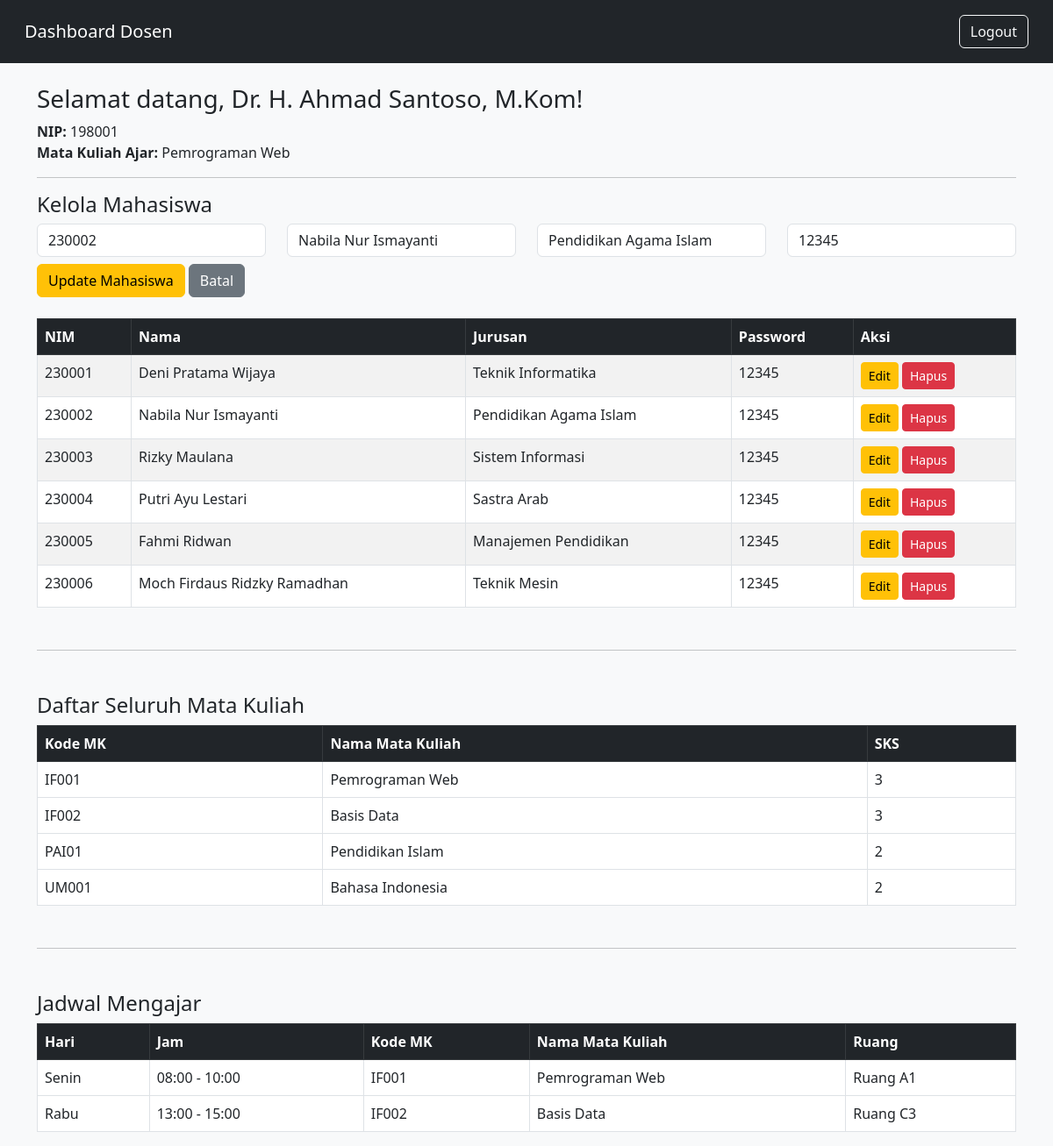
Page /dashboard-dosen.php?edit=230002 (signed in) on the committed database.
### tables this page shows
CREATE TABLE `dosen` (
  `nip` varchar(10) NOT NULL,
  `nama` varchar(100) DEFAULT NULL,
  `matkul_ajar` varchar(100) DEFAULT NULL,
  `password` varchar(255) DEFAULT NULL
);

CREATE TABLE `mahasiswa` (
  `nim` varchar(10) NOT NULL,
  `nama` varchar(100) DEFAULT NULL,
  `jurusan` varchar(100) DEFAULT NULL,
  `alamat` text DEFAULT NULL,
  `password` varchar(255) DEFAULT NULL
);

CREATE TABLE `matakuliah` (
  `kode_mk` varchar(10) NOT NULL,
  `nama_mk` varchar(100) DEFAULT NULL,
  `sks` int(11) DEFAULT NULL
);

CREATE TABLE `jadwal` (
  `id_jadwal` int(11) NOT NULL,
  `kode_mk` varchar(10) DEFAULT NULL,
  `nip` varchar(10) DEFAULT NULL,
  `nama_dosen` varchar(30) DEFAULT NULL,
  `hari` varchar(20) DEFAULT NULL,
  `jam_mulai` time DEFAULT NULL,
  `jam_selesai` time DEFAULT NULL,
  `ruang` varchar(50) DEFAULT NULL
);

### dashboard-dosen.php (the view, shortened to what this page needs)
<?php
include 'config/koneksi.php';
$dosen = $conn->query("SELECT * FROM dosen WHERE nip='" . $_SESSION['id'] . "'")->fetch_assoc();
$editData = null;
if (isset($_GET['edit'])) {
  $editData = $conn->query("SELECT * FROM mahasiswa WHERE nim='" . $_GET['edit'] . "'")->fetch_assoc();
}
?>
<!DOCTYPE html>
<html>
<head>
  <link href="https://cdn.jsdelivr.net/npm/bootstrap@5.3.0/dist/css/bootstrap.min.css" rel="stylesheet">
  <link rel="stylesheet" href="style.css">
</head>
<body>
<nav class="navbar navbar-dark bg-dark p-3">
  <div class="container-fluid">
    <span class="navbar-brand">Dashboard Dosen</span>
    <a href="logout.php" class="btn btn-outline-light">Logout</a>
  </div>
</nav>
<div class="container mt-4">
  <h3>Selamat datang, <?= $dosen['nama'] ?>!</h3>
  <p><strong>NIP:</strong> <?= $dosen['nip'] ?><br>
     <strong>Mata Kuliah Ajar:</strong> <?= $dosen['matkul_ajar'] ?></p>
  <hr>
  <h4>Kelola Mahasiswa</h4>
  <form method="post" class="mb-4">
    <div class="row">
      <div class="col-md-3 mb-2">
        <input type="text" name="nim" value="<?= $editData['nim'] ?? '' ?>" class="form-control" placeholder="NIM" required <?= isset($editData) ? 'readonly' : '' ?>>
      </div>
      <div class="col-md-3 mb-2">
        <input type="text" name="nama" value="<?= $editData['nama'] ?? '' ?>" class="form-control" placeholder="Nama" required>
      </div>
      <div class="col-md-3 mb-2">
        <input type="text" name="jurusan" value="<?= $editData['jurusan'] ?? '' ?>" class="form-control" placeholder="Jurusan" required>
      </div>
      <div class="col-md-3 mb-2">
        <input type="text" name="password" value="<?= $editData['password'] ?? '' ?>" class="form-control" placeholder="Password" required>
      </div>
    </div>
    <button type="submit" name="<?= isset($editData) ? 'edit' : 'tambah' ?>" class="btn btn-<?= isset($editData) ? 'warning' : 'primary' ?>">
      <?= isset($editData) ? 'Update Mahasiswa' : 'Tambah Mahasiswa' ?>
    </button>
    <?php if (isset($editData)): ?>
      <a href="dashboard-dosen.php" class="btn btn-secondary">Batal</a>
    <?php endif; ?>
  </form>
  <table class="table table-bordered table-striped">
    <thead class="table-dark">
      <tr>
        <th>NIM</th>
        <th>Nama</th>
        <th>Jurusan</th>
        <th>Password</th>
        <th>Aksi</th>
      </tr>
    </thead>
    <tbody>
      <?php
      $mahasiswa = $conn->query("SELECT * FROM mahasiswa ORDER BY nim");
      while ($row = $mahasiswa->fetch_assoc()):
      ?>
      <tr>
        <td><?= $row['nim'] ?></td>
        <td><?= $row['nama'] ?></td>
        <td><?= $row['jurusan'] ?></td>
        <td><?= $row['password'] ?></td>
        <td>
          <a href="?edit=<?= $row['nim'] ?>" class="btn btn-sm btn-warning">Edit</a>
          <a href="?hapus=<?= $row['nim'] ?>" class="btn btn-sm btn-danger" onclick="return confirm('Yakin hapus?')">Hapus</a>
        </td>
      </tr>
      <?php endwhile; ?>
    </tbody>
  </table>
  <hr class="my-5">
  <h4>Daftar Seluruh Mata Kuliah</h4>
  <table class="table table-bordered table-hover">
    <thead class="table-dark">
      <tr>
        <th>Kode MK</th>
        <th>Nama Mata Kuliah</th>
        <th>SKS</th>
      </tr>
    </thead>
    <tbody>
      <?php
      $matkul = $conn->query("SELECT * FROM matakuliah ORDER BY kode_mk");
      while ($row = $matkul->fetch_assoc()):
      ?>
      <tr>
        <td><?= $row['kode_mk'] ?></td>
        <td><?= $row['nama_mk'] ?></td>
        <td><?= $row['sks'] ?></td>
      </tr>
      <?php endwhile; ?>
    </tbody>
  </table>
<hr class="my-5">
<h4>Jadwal Mengajar</h4>
<table class="table table-bordered table-hover">
  <thead class="table-dark">
    <tr>
      <th>Hari</th>
      <th>Jam</th>
      <th>Kode MK</th>
      <th>Nama Mata Kuliah</th>
      <th>Ruang</th>
    </tr>
  </thead>
  <tbody>
    <?php
    $jadwal = $conn->query("
      SELECT j.*, mk.nama_mk
      FROM jadwal j
      JOIN matakuliah mk ON j.kode_mk = mk.kode_mk
      WHERE j.nip = '{$dosen['nip']}'
      ORDER BY FIELD(j.hari, 'Senin', 'Selasa', 'Rabu', 'Kamis', 'Jumat', 'Sabtu'), jam_mulai
    ");
    while ($row = $jadwal->fetch_assoc()):
    ?>
    <tr>
      <td><?= $row['hari'] ?></td>
      <td><?= substr($row['jam_mulai'], 0, 5) ?> - <?= substr($row['jam_selesai'], 0, 5) ?></td>
      <td><?= $row['kode_mk'] ?></td>
      <td><?= $row['nama_mk'] ?></td>
      <td><?= $row['ruang'] ?></td>
    </tr>
    <?php endwhile; ?>
  </tbody>
</table>
</div>
</body>
</html>

### style.css (style rules this page uses)
body { background-color: #f8f9fa; font-family: 'Segoe UI', sans-serif; }

### rows in the picture
dosen: nama "Dr. H. Ahmad Santoso, M.Kom", nip "198001", matkul_ajar "Pemrograman Web"
mahasiswa: nim "230002", nama "Nabila Nur Ismayanti", jurusan "Pendidikan Agama Islam", password "12345"
mahasiswa: nim "230001", nama "Deni Pratama Wijaya", jurusan "Teknik Informatika", password "12345"
mahasiswa: nim "230003", nama "Rizky Maulana", jurusan "Sistem Informasi", password "12345"
mahasiswa: nim "230004", nama "Putri Ayu Lestari", jurusan "Sastra Arab", password "12345"
mahasiswa: nim "230005", nama "Fahmi Ridwan", jurusan "Manajemen Pendidikan", password "12345"
mahasiswa: nim "230006", nama "Moch Firdaus Ridzky Ramadhan", jurusan "Teknik Mesin", password "12345"
matakuliah: kode_mk "IF001", nama_mk "Pemrograman Web", sks "3"
matakuliah: kode_mk "IF002", nama_mk "Basis Data", sks "3"
matakuliah: kode_mk "PAI01", nama_mk "Pendidikan Islam", sks "2"
matakuliah: kode_mk "UM001", nama_mk "Bahasa Indonesia", sks "2"
jadwal: hari "Senin", jam_mulai "08:00", jam_selesai "10:00", kode_mk "IF001", kode_mk.nama_mk "Pemrograman Web", ruang "Ruang A1"
jadwal: hari "Rabu", jam_mulai "13:00", jam_selesai "15:00", kode_mk "IF002", kode_mk.nama_mk "Basis Data", ruang "Ruang C3"
